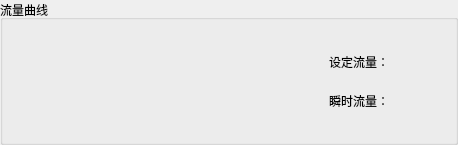
                   <widget class="QGroupBox" name="GB_mfc_fig">
                    <property name="sizePolicy">
                     <sizepolicy hsizetype="Preferred" vsizetype="Preferred">
                      <horstretch>0</horstretch>
                      <verstretch>1</verstretch>
                     </sizepolicy>
                    </property>
                    <property name="autoFillBackground">
                     <bool>true</bool>
                    </property>
                    <property name="title">
                     <string>流量曲线</string>
                    </property>
                    <layout class="QVBoxLayout" name="verticalLayout_24">
                     <item>
                      <layout class="QHBoxLayout" name="horizontalLayout_40">
                       <item>
                        <widget class="QWidget" name="wgt_mfc_figure" native="true">
                         <property name="sizePolicy">
                          <sizepolicy hsizetype="Preferred" vsizetype="Preferred">
                           <horstretch>0</horstretch>
                           <verstretch>0</verstretch>
                          </sizepolicy>
                         </property>
                         <property name="minimumSize">
                          <size>
                           <width>300</width>
                           <height>100</height>
                          </size>
                         </property>
                         <layout class="QHBoxLayout" name="VLayout_mfc_display"/>
                        </widget>
                       </item>
                       <item>
                        <widget class="QWidget" name="widget_2" native="true">
                         <property name="sizePolicy">
                          <sizepolicy hsizetype="Fixed" vsizetype="Expanding">
                           <horstretch>0</horstretch>
                           <verstretch>0</verstretch>
                          </sizepolicy>
                         </property>
                         <layout class="QVBoxLayout" name="verticalLayout_31">
                          <item>
                           <layout class="QHBoxLayout" name="horizontalLayout_42">
                            <item>
                             <widget class="QLabel" name="label_20">
                              <property name="sizePolicy">
                               <sizepolicy hsizetype="Fixed" vsizetype="Fixed">
                                <horstretch>0</horstretch>
                                <verstretch>0</verstretch>
                               </sizepolicy>
                              </property>
                              <property name="minimumSize">
                               <size>
                                <width>60</width>
                                <height>23</height>
                               </size>
                              </property>
                              <property name="text">
                               <string>设定流量：</string>
                              </property>
                             </widget>
                            </item>
                            <item>
                             <widget class="QLabel" name="lbl_mfc_sv">
                              <property name="sizePolicy">
                               <sizepolicy hsizetype="Expanding" vsizetype="Fixed">
                                <horstretch>0</horstretch>
                                <verstretch>0</verstretch>
                               </sizepolicy>
                              </property>
                              <property name="minimumSize">
                               <size>
                                <width>40</width>
                                <height>20</height>
                               </size>
                              </property>
                              <property name="text">
                               <string/>
                              </property>
                             </widget>
                            </item>
                           </layout>
                          </item>
                          <item>
                           <layout class="QHBoxLayout" name="horizontalLayout_41">
                            <item>
                             <widget class="QLabel" name="label_19">
                              <property name="sizePolicy">
                               <sizepolicy hsizetype="Fixed" vsizetype="Fixed">
                                <horstretch>0</horstretch>
                                <verstretch>0</verstretch>
                               </sizepolicy>
                              </property>
                              <property name="minimumSize">
                               <size>
                                <width>60</width>
                                <height>23</height>
                               </size>
                              </property>
                              <property name="text">
                               <string>瞬时流量：</string>
                              </property>
                             </widget>
                            </item>
                            <item>
                             <widget class="QLabel" name="lbl_mfc_pv">
                              <property name="sizePolicy">
                               <sizepolicy hsizetype="Expanding" vsizetype="Fixed">
                                <horstretch>0</horstretch>
                                <verstretch>0</verstretch>
                               </sizepolicy>
                              </property>
                              <property name="minimumSize">
                               <size>
                                <width>40</width>
                                <height>20</height>
                               </size>
                              </property>
                              <property name="text">
                               <string/>
                              </property>
                             </widget>
                            </item>
                           </layout>
                          </item>
                         </layout>
                        </widget>
                       </item>
                      </layout>
                     </item>
                    </layout>
                   </widget>
